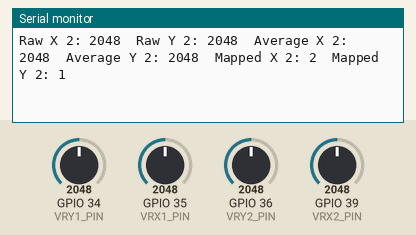
Simulated run of this sketch. Board: ESP32. On the bench: the last lines printed to the serial monitor. Inputs (shaded band) come from the test bench; at power-on: GPIO 34 (VRY1_PIN) = 2048, GPIO 35 (VRX1_PIN) = 2048, GPIO 36 (VRY2_PIN) = 2048, GPIO 39 (VRX2_PIN) = 2048.

Above: at 1.2 s.
1.3 s: GPIO 34 (VRY1_PIN) set to 2866
At 1.61 s:
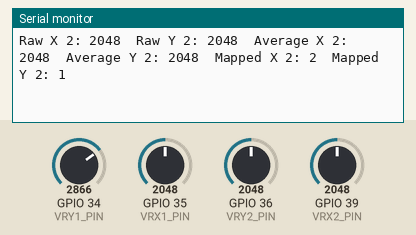
2.8 s: GPIO 35 (VRX1_PIN) set to 2866
At 3.02 s:
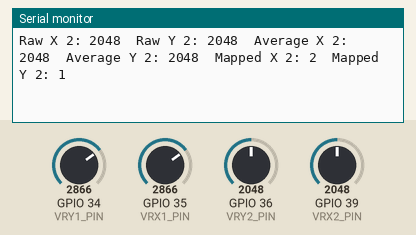
4.3 s: GPIO 36 (VRY2_PIN) set to 2866
At 4.67 s:
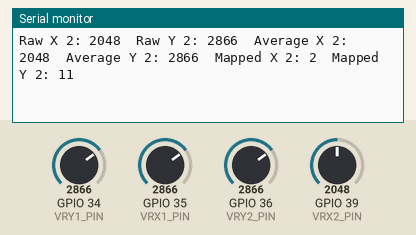
5.8 s: GPIO 39 (VRX2_PIN) set to 2866
At 5.85 s:
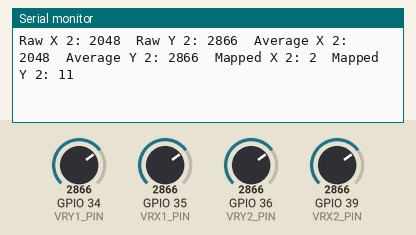
7.3 s: GPIO 34 (VRY1_PIN) set to 3972
At 7.5 s:
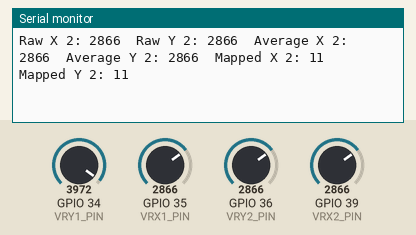
8.8 s: GPIO 35 (VRX1_PIN) set to 3972
At 9.15 s:
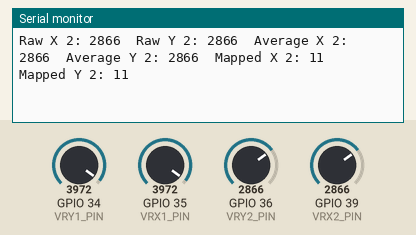
Timing chart, 0 to 11.3 s (numbered marks = the images above; inputs shaded):
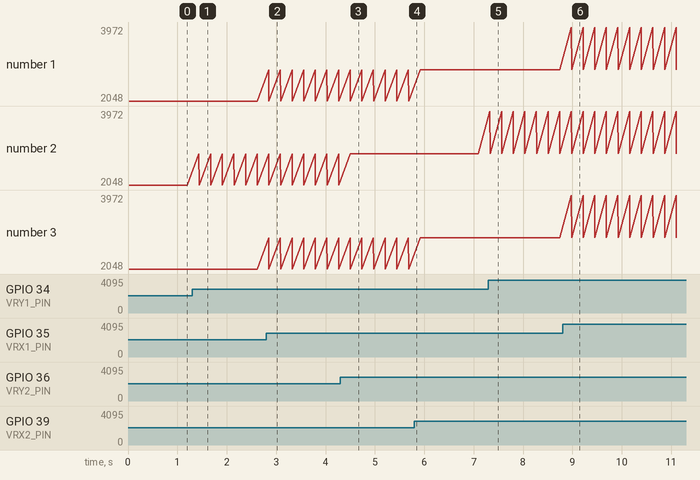

The sketch:

joystick.ino
```cpp
#define VRX1_PIN (35)
#define VRY1_PIN (34)
#define VRX2_PIN (39)
#define VRY2_PIN (36)

const int SAMPLES = 10;
const int DEADZONE = 15;

const int X_MIN = 0;
const int X_CENTER = 1846;
const int X_MAX = 4095;

const int Y_MIN = 0;
const int Y_CENTER = 1875;
const int Y_MAX = 4095;

int readAverage(int pin) {
    long sum = 0;

    for (int i = 0; i < SAMPLES; i++) {
        sum += analogRead(pin);

        delayMicroseconds(500);
    }

    return sum / SAMPLES;
}

int mapJoystickDelta(int value, int center, int min, int max, int outMin, int outMax) {
    if (value < center - DEADZONE) {
        return map(value, min, center - DEADZONE, outMin, 0);
    } else if (value > center + DEADZONE) {
        return map(value, center + DEADZONE, max, 0, outMax);
    } else {
        return 0;
    }
}

void setup() {
    Serial.begin(115200);

    // Set the ADC attenuation to 11 dB (up to ~3.3V input)
    analogSetAttenuation(ADC_11db);

    pinMode(VRX1_PIN, INPUT);
    pinMode(VRY1_PIN, INPUT);
    pinMode(VRX2_PIN, INPUT);
    pinMode(VRY2_PIN, INPUT);
}

void loop() {
    int rawX1 = analogRead(VRX1_PIN);
    int rawY1 = analogRead(VRY1_PIN);

    int averageX1 = readAverage(VRX1_PIN);
    int averageY1 = readAverage(VRY1_PIN);

    int mappedX1 = mapJoystickDelta(averageX1, X_CENTER, X_MIN, X_MAX, -25, 25);
    int mappedY1 = mapJoystickDelta(averageY1, Y_CENTER, Y_MIN, Y_MAX, -25, 25);

    int rawX2 = analogRead(VRX2_PIN);
    int rawY2 = analogRead(VRY2_PIN);

    int averageX2 = readAverage(VRX2_PIN);
    int averageY2 = readAverage(VRY2_PIN);

    int mappedX2 = mapJoystickDelta(averageX2, X_CENTER, X_MIN, X_MAX, -25, 25);
    int mappedY2 = mapJoystickDelta(averageY2, Y_CENTER, Y_MIN, Y_MAX, -25, 25);

    Serial.print("Raw X 1: ");
    Serial.print(rawX1);
    Serial.print("\tRaw Y 1: ");
    Serial.print(rawY1);

    Serial.print("\tAverage X 1: ");
    Serial.print(averageX1);
    Serial.print("\tAverage Y 1: ");
    Serial.print(averageY1);

    Serial.print("\tMapped X 1: ");
    Serial.print(mappedX1);
    Serial.print("\tMapped Y 1: ");
    Serial.println(mappedY1);

    Serial.print("Raw X 2: ");
    Serial.print(rawX2);
    Serial.print("\tRaw Y 2: ");
    Serial.print(rawY2);

    Serial.print("\tAverage X 2: ");
    Serial.print(averageX2);
    Serial.print("\tAverage Y 2: ");
    Serial.print(averageY2);

    Serial.print("\tMapped X 2: ");
    Serial.print(mappedX2);
    Serial.print("\tMapped Y 2: ");
    Serial.println(mappedY2);

    delay(200);
}
```

Measured:
- after the input at 1.3 s, the serial monitor: prints a new line after 0.14 s (image 1)
- after the input at 2.8 s, the serial monitor: prints a new line after 0.05 s (image 2)
- after the input at 4.3 s, the serial monitor: prints a new line after 0.20 s (image 3)
- after the input at 7.3 s, the serial monitor: prints a new line at once (image 5)
- after the input at 8.8 s, the serial monitor: prints a new line after 0.18 s (image 6)
